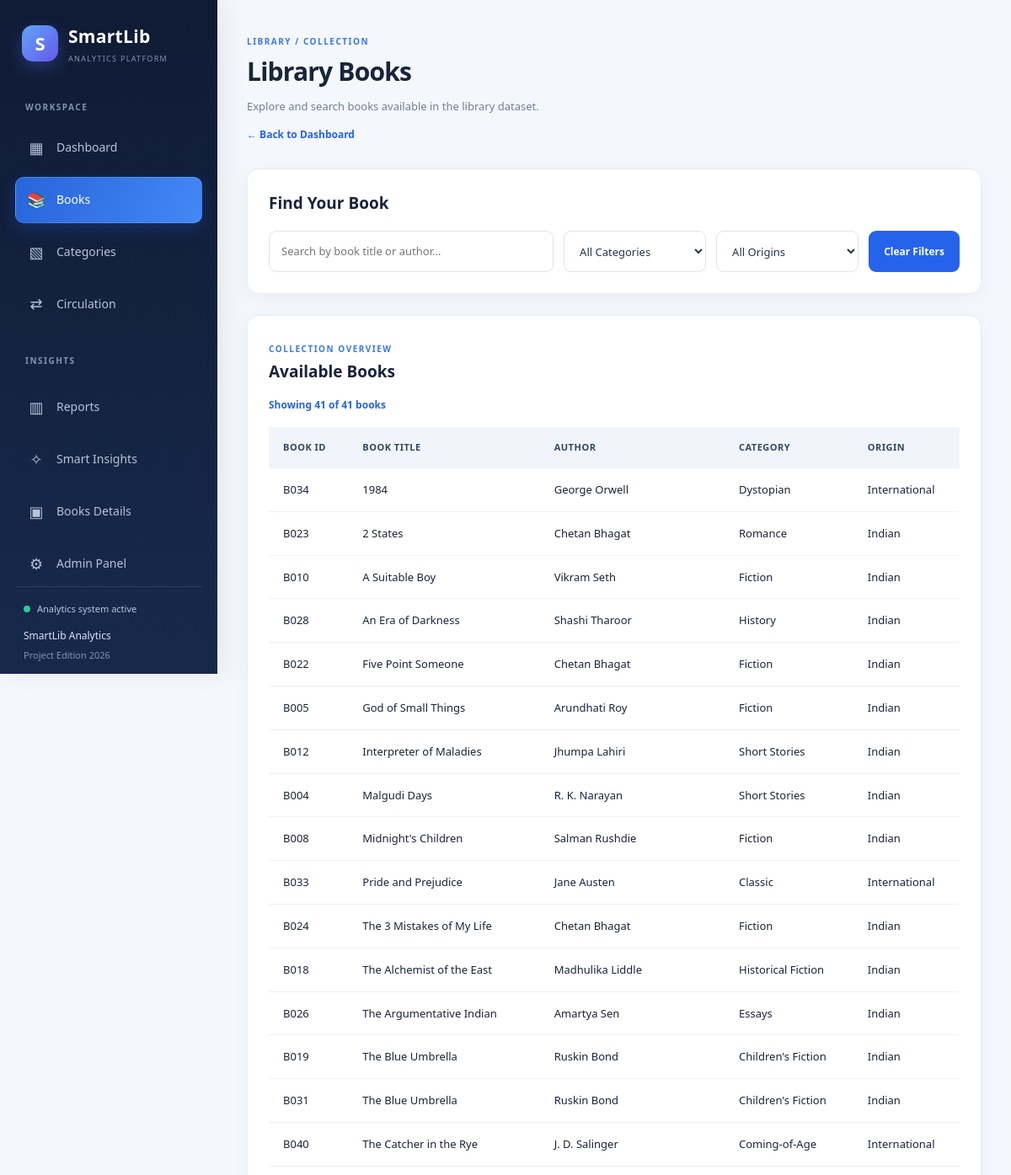
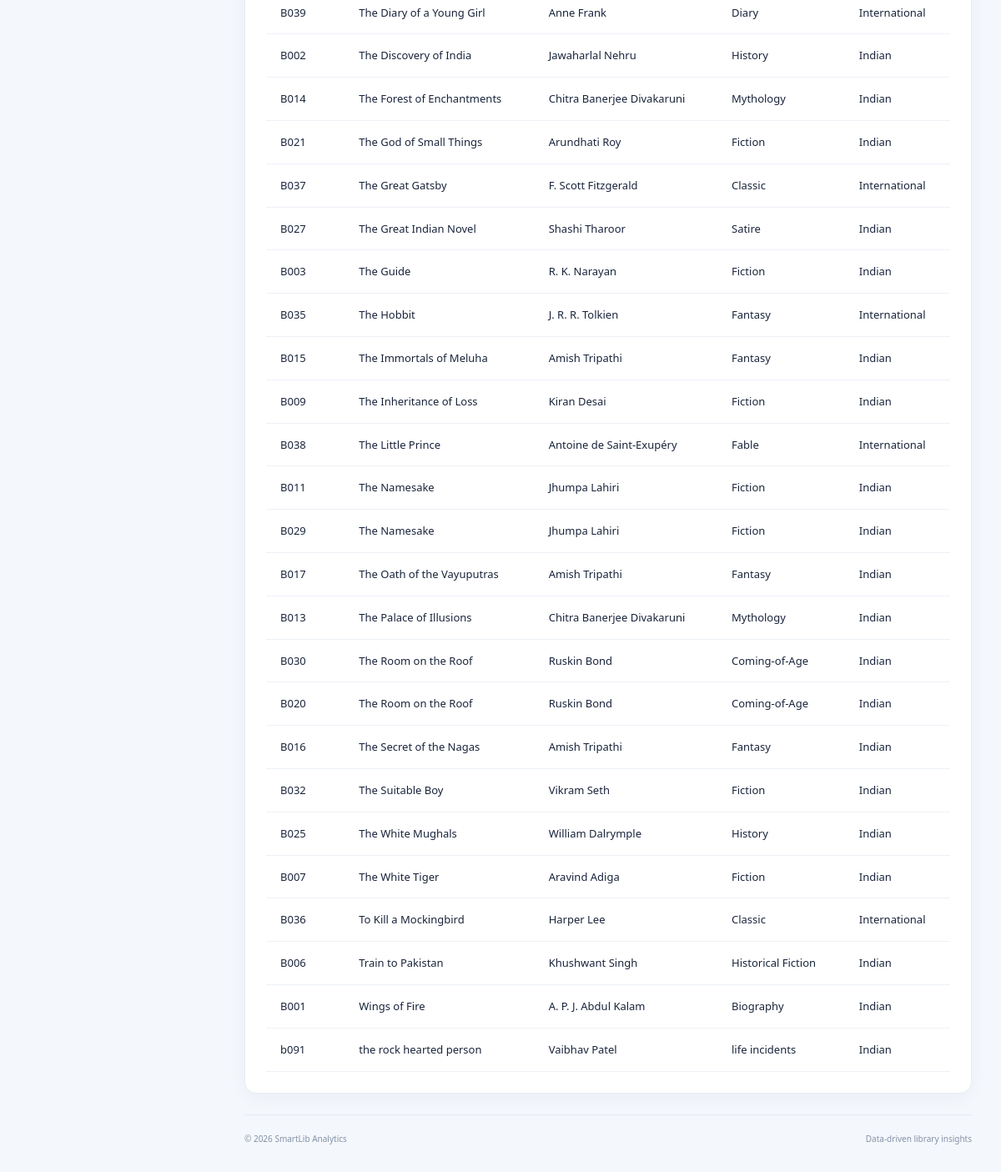
/books, run on the app's committed database (2 pictures, top to bottom).
### tables this page shows
CREATE TABLE books (
            Book_ID TEXT PRIMARY KEY,
            Book_Title TEXT NOT NULL,
            Author TEXT NOT NULL,
            Category TEXT NOT NULL,
            Book_Origin TEXT NOT NULL
        );

### app.py (the view)
@app.route("/books")
def books():
    conn = get_db_connection()
    try:
        books_data = conn.execute("""
            SELECT * FROM books
            ORDER BY Book_Title
        """).fetchall()
    finally:
        conn.close()
    return render_template(
        "books.html",
        books=[dict(row) for row in books_data]
    )

### app.py (called while the page is built)
def get_db_connection():
    conn = sqlite3.connect(DB_PATH)
    conn.row_factory = sqlite3.Row
    conn.execute("PRAGMA foreign_keys = ON")
    return conn

### templates/books.html (shortened to what this page needs)
<!DOCTYPE html>
<html lang="en">
<head>
    <link rel="stylesheet"
          href="{{ url_for('static', filename='css/style.css') }}">
</head>
<body>
<div class="dashboard books-layout">
    <aside class="sidebar">
        <div class="brand">
            <div class="brand-icon">S</div>
            <div>
                <h2>SmartLib</h2>
                <span>ANALYTICS PLATFORM</span>
            </div>
        </div>
        <div class="nav-label">WORKSPACE</div>
        <nav class="sidebar-nav">
            <a href="{{ url_for('index') }}">
                <span class="nav-icon">▦</span>
                Dashboard
            </a>
            <a href="{{ url_for('books') }}" class="active">
                <span class="nav-icon">📚</span>
                Books
            </a>
            <a href="{{ url_for('categories') }}">
                <span class="nav-icon">▧</span>
                Categories
            </a>
            <a href="{{ url_for('circulation') }}">
                <span class="nav-icon">⇄</span>
                Circulation
            </a>
            <div class="nav-label nav-section-label">INSIGHTS</div>
            <a href="{{ url_for('reports') }}">
                <span class="nav-icon">▥</span>
                Reports
            </a>
            <a href="{{ url_for('insights') }}">
                <span class="nav-icon">✧</span>
                Smart Insights
            </a>
            <a href="{{ url_for('inventory') }}">
                <span class="nav-icon">▣</span>
                Books Details
            </a>
            <a href="{{ url_for('login') }}">
                <span class="nav-icon">⚙</span>
                Admin Panel
            </a>
        </nav>
        <div class="sidebar-bottom">
            <div class="sidebar-status">
                <span class="status-dot"></span>
                Analytics system active
            </div>
            <p>SmartLib Analytics</p>
            <small>Project Edition 2026</small>
        </div>
    </aside>
    <main class="books-main">
        <header class="books-heading">
            <span class="eyebrow">LIBRARY / COLLECTION</span>
            <h1>Library Books</h1>
            <p>Explore and search books available in the library dataset.</p>
            <a href="{{ url_for('index') }}">← Back to Dashboard</a>
        </header>
        <section class="filter-section">
            <h2>Find Your Book</h2>
            <div class="filter-grid">
                <input
                    type="text"
                    id="searchInput"
                    placeholder="Search by book title or author..."
                >
                <select id="categoryFilter">
                    <option value="">All Categories</option>
                </select>
                <select id="originFilter">
                    <option value="">All Origins</option>
                </select>
                <button class="clear-btn" onclick="clearFilters()">
                    Clear Filters
                </button>
            </div>
        </section>
        <section class="books-table-container">
            <span class="eyebrow">COLLECTION OVERVIEW</span>
            <h2>Available Books</h2>
            <p id="resultCount"></p>
            <div class="table-scroll">
                <table class="books-table" id="booksTable">
                    <thead>
                        <tr>
                            <th>Book ID</th>
                            <th>Book Title</th>
                            <th>Author</th>
                            <th>Category</th>
                            <th>Origin</th>
                        </tr>
                    </thead>
                    <tbody>
                        {% for book in books %}
                        <tr>
                            <td>{{ book.Book_ID }}</td>
                            <td>{{ book.Book_Title }}</td>
                            <td>{{ book.Author }}</td>
                            <td>{{ book.Category }}</td>
                            <td>{{ book.Book_Origin }}</td>
                        </tr>
                        {% else %}
                        <tr>
                            <td colspan="5">No books found.</td>
                        </tr>
                        {% endfor %}
                    </tbody>
                </table>
            </div>
        </section>
        <footer class="dashboard-footer">
            <p>© 2026 SmartLib Analytics</p>
            <span>Data-driven library insights</span>
        </footer>
    </main>
</div>
</body>
</html>

### templates/books.html (style rules this page uses)
.books-layout .sidebar { position: fixed; top: 0; left: 0; height: 100vh; width: 258px; min-width: 258px; overflow-y: auto; z-index: 1000; }
.books-main { margin-left: 258px; width: calc(100% - 258px); min-height: 100vh; padding: 35px; box-sizing: border-box; }
.books-heading { margin-bottom: 28px; }
.books-heading h1 { font-size: 30px; letter-spacing: -0.8px; }
.books-heading p { color: #718096; margin: 7px 0 10px; font-size: 13px; }
.books-heading a { color: #2563eb; font-size: 12px; font-weight: 600; }
.filter-section, .books-table-container { background: white; padding: 25px; border: 1px solid #e6ecf5; border-radius: 14px; margin-bottom: 25px; box-shadow: 0 5px 22px rgba(25, 45, 85, 0.045); }
.filter-section h2, .books-table-container h2 { font-size: 19px; margin-bottom: 15px; color: #17233c; }
.filter-grid { display: grid; grid-template-columns: 2fr 1fr 1fr auto; gap: 12px; margin-top: 18px; }
.filter-grid input, .filter-grid select { min-width: 0; width: 100%; padding: 13px 14px; border: 1px solid #dce4f0; border-radius: 9px; background: #fff; color: #26354d; font-family: inherit; font-size: 13px; outline: none; transition: 0.2s ease; }
.clear-btn { padding: 12px 18px; background: #2563eb; color: white; border: none; border-radius: 9px; cursor: pointer; font-family: inherit; font-size: 12px; font-weight: 700; transition: 0.2s ease; }
.books-table-container { overflow: hidden; }
.table-scroll { width: 100%; overflow-x: auto; }
.books-table { width: 100%; border-collapse: collapse; min-width: 650px; }
.books-table th, .books-table td { padding: 15px 17px; text-align: left; border-bottom: 1px solid #edf1f7; font-size: 13px; }
.books-table th { background: #f0f5ff; color: #294a83; font-size: 11px; font-weight: 800; letter-spacing: 0.5px; text-transform: uppercase; }
.books-table tbody tr { transition: background 0.2s ease; }
#resultCount { color: #2563eb; font-size: 12px; font-weight: 700; margin-bottom: 17px; }

### data on the page
books: Book_ID "B034", Book_Title "1984", Author "George Orwell", Category "Dystopian", Book_Origin "International"
books: Book_ID "B023", Book_Title "2 States", Author "Chetan Bhagat", Category "Romance", Book_Origin "Indian"
books: Book_ID "B010", Book_Title "A Suitable Boy", Author "Vikram Seth", Category "Fiction", Book_Origin "Indian"
books: Book_ID "B028", Book_Title "An Era of Darkness", Author "Shashi Tharoor", Category "History", Book_Origin "Indian"
books: Book_ID "B022", Book_Title "Five Point Someone", Author "Chetan Bhagat", Category "Fiction", Book_Origin "Indian"
books: Book_ID "B005", Book_Title "God of Small Things", Author "Arundhati Roy", Category "Fiction", Book_Origin "Indian"
books: Book_ID "B012", Book_Title "Interpreter of Maladies", Author "Jhumpa Lahiri", Category "Short Stories", Book_Origin "Indian"
books: Book_ID "B004", Book_Title "Malgudi Days", Author "R. K. Narayan", Category "Short Stories", Book_Origin "Indian"
books: Book_ID "B008", Book_Title "Midnight's Children", Author "Salman Rushdie", Category "Fiction", Book_Origin "Indian"
books: Book_ID "B033", Book_Title "Pride and Prejudice", Author "Jane Austen", Category "Classic", Book_Origin "International"
books: Book_ID "B024", Book_Title "The 3 Mistakes of My Life", Author "Chetan Bhagat", Category "Fiction", Book_Origin "Indian"
books: Book_ID "B018", Book_Title "The Alchemist of the East", Author "Madhulika Liddle", Category "Historical Fiction", Book_Origin "Indian"
books: Book_ID "B026", Book_Title "The Argumentative Indian", Author "Amartya Sen", Category "Essays", Book_Origin "Indian"
books: Book_ID "B019", Book_Title "The Blue Umbrella", Author "Ruskin Bond", Category "Children's Fiction", Book_Origin "Indian"
books: Book_ID "B031", Book_Title "The Blue Umbrella", Author "Ruskin Bond", Category "Children's Fiction", Book_Origin "Indian"
books: Book_ID "B040", Book_Title "The Catcher in the Rye", Author "J. D. Salinger", Category "Coming-of-Age", Book_Origin "International"
books: Book_ID "B039", Book_Title "The Diary of a Young Girl", Author "Anne Frank", Category "Diary", Book_Origin "International"
books: Book_ID "B002", Book_Title "The Discovery of India", Author "Jawaharlal Nehru", Category "History", Book_Origin "Indian"
books: Book_ID "B014", Book_Title "The Forest of Enchantments", Author "Chitra Banerjee Divakaruni", Category "Mythology", Book_Origin "Indian"
books: Book_ID "B021", Book_Title "The God of Small Things", Author "Arundhati Roy", Category "Fiction", Book_Origin "Indian"
books: Book_ID "B037", Book_Title "The Great Gatsby", Author "F. Scott Fitzgerald", Category "Classic", Book_Origin "International"
books: Book_ID "B027", Book_Title "The Great Indian Novel", Author "Shashi Tharoor", Category "Satire", Book_Origin "Indian"
books: Book_ID "B003", Book_Title "The Guide", Author "R. K. Narayan", Category "Fiction", Book_Origin "Indian"
books: Book_ID "B035", Book_Title "The Hobbit", Author "J. R. R. Tolkien", Category "Fantasy", Book_Origin "International"
books: Book_ID "B015", Book_Title "The Immortals of Meluha", Author "Amish Tripathi", Category "Fantasy", Book_Origin "Indian"
books: Book_ID "B009", Book_Title "The Inheritance of Loss", Author "Kiran Desai", Category "Fiction", Book_Origin "Indian"
books: Book_ID "B038", Book_Title "The Little Prince", Author "Antoine de Saint-Exupéry", Category "Fable", Book_Origin "International"
books: Book_ID "B011", Book_Title "The Namesake", Author "Jhumpa Lahiri", Category "Fiction", Book_Origin "Indian"
books: Book_ID "B029", Book_Title "The Namesake", Author "Jhumpa Lahiri", Category "Fiction", Book_Origin "Indian"
books: Book_ID "B017", Book_Title "The Oath of the Vayuputras", Author "Amish Tripathi", Category "Fantasy", Book_Origin "Indian"
books: Book_ID "B013", Book_Title "The Palace of Illusions", Author "Chitra Banerjee Divakaruni", Category "Mythology", Book_Origin "Indian"
books: Book_ID "B030", Book_Title "The Room on the Roof", Author "Ruskin Bond", Category "Coming-of-Age", Book_Origin "Indian"
books: Book_ID "B020", Book_Title "The Room on the Roof", Author "Ruskin Bond", Category "Coming-of-Age", Book_Origin "Indian"
books: Book_ID "B016", Book_Title "The Secret of the Nagas", Author "Amish Tripathi", Category "Fantasy", Book_Origin "Indian"
books: Book_ID "B032", Book_Title "The Suitable Boy", Author "Vikram Seth", Category "Fiction", Book_Origin "Indian"
books: Book_ID "B025", Book_Title "The White Mughals", Author "William Dalrymple", Category "History", Book_Origin "Indian"
books: Book_ID "B007", Book_Title "The White Tiger", Author "Aravind Adiga", Category "Fiction", Book_Origin "Indian"
books: Book_ID "B036", Book_Title "To Kill a Mockingbird", Author "Harper Lee", Category "Classic", Book_Origin "International"
books: Book_ID "B006", Book_Title "Train to Pakistan", Author "Khushwant Singh", Category "Historical Fiction", Book_Origin "Indian"
books: Book_ID "B001", Book_Title "Wings of Fire", Author "A. P. J. Abdul Kalam", Category "Biography", Book_Origin "Indian"
books: Book_ID "b091", Book_Title "the rock hearted person", Author "Vaibhav Patel", Category "life incidents", Book_Origin "Indian"
